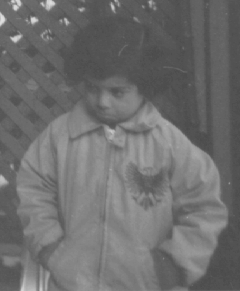
#> input picture Lab4/Smoothing/pout.tif, 240 x 291 px
$ jupyter execute Lab_4_part1_STD.ipynb   (shell and % lines are left out)
#> lines starting #> are read from the running program, lines starting #| are printed output that depends on the picture
# Lab 4 - part1
### Averaging Filters

http://scikit-image.org/docs/0.13.x/api/skimage.util.html#skimage.util.random_noise

http://scikit-image.org/docs/dev/api/skimage.filters.html#skimage.filters.median

http://scikit-image.org/docs/dev/api/skimage.filters.html#skimage.filters.gaussian

[cell 1]
from commonfunctions import *
import math
import skimage.io as io
import matplotlib.pyplot as plt
import numpy as np

[cell 2]
def show_images(images,titles=None):
    #This function is used to show image(s) with titles by sending an array of images and an array of associated titles.
    # images[0] will be drawn with the title titles[0] if exists
    # You aren't required to understand this function, use it as-is.
    n_ims = len(images)
    if titles is None: titles = ['(%d)' % i for i in range(1,n_ims + 1)]
    fig = plt.figure()
    n = 1
    for image,title in zip(images,titles):
        a = fig.add_subplot(1,n_ims,n)
        if image.ndim == 2:
            plt.gray()
        plt.imshow(image)
        a.set_title(title)
        n += 1
    fig.set_size_inches(np.array(fig.get_size_inches()) * n_ims)
    plt.show()

[cell 3]
'''
(1) Averaging Filter
'''
def avg_filter(img,filter_size):
    size=int(np.floor(filter_size/2))
    output_img = np.copy(img)
    for i in range(size,img.shape[0]-size):
        for j in range(size,img.shape[1]-size):
            val=0
            for k in range(i-size,i+size+1):
                for s in range (j-size,j+size+1):
                    val+=img[k][s]
            val/=(filter_size*filter_size)
            output_img[i][j]=val
    return output_img

[cell 4]
img=io.imread("pout.tif")
#> img is the input picture: shape (291, 240); min 74, max 224, mean 110.3
io.imshow(img)
io.show()
img_filter=avg_filter(img,3)
io.imshow(img_filter)
io.show()

[cell 5]
'''
(2) Median Filter
'''
def Median_filter(img,filter_size1,filter_size2):
#> called with filter_size1 = 8, filter_size2 = 3
    size1=int(np.floor(filter_size1/2))
    size2=int(np.floor(filter_size2/2))
    output_img = np.copy(img)
    for i in range(size1,img.shape[0]-size1):
        for j in range(size2,img.shape[1]-size2):
            l = []
            for k in range(i-size1,i+size1+1):
                for s in range (j-size2,j+size2+1):
                    l.append(img[k][s])
            l.sort()
            output_img[i][j]=l[int(len(l)/2)]
    return output_img

[cell 6]
img=io.imread("pout.tif")
img_filter=Median_filter(img,8,3)
Built_in = median(img)
show_images([img,img_filter,Built_in],["original","filtered","Built_in"])
#> in show_images, `n_ims = len(images)`: n_ims = 3
#> the loop in show_images, `for image,title in zip(images,titles):` made 3 passes
#> title on passes 1 to 3: 'original', 'filtered', 'Built_in'
#> after the loop in show_images, `for image,title in zip(images,titles):`: n = 4
#> in show_images, `plt.show()`:
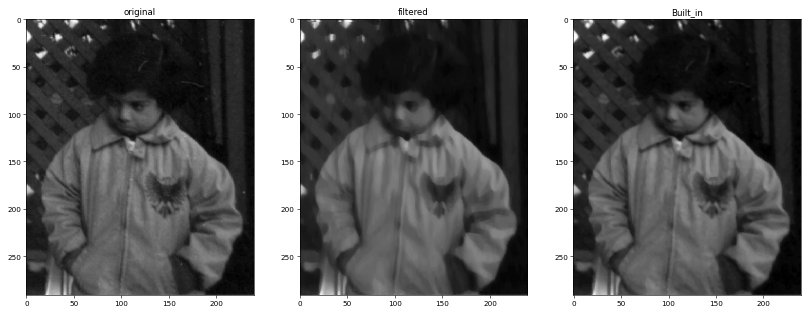
#> figure drawn by matplotlib, 3 panels
